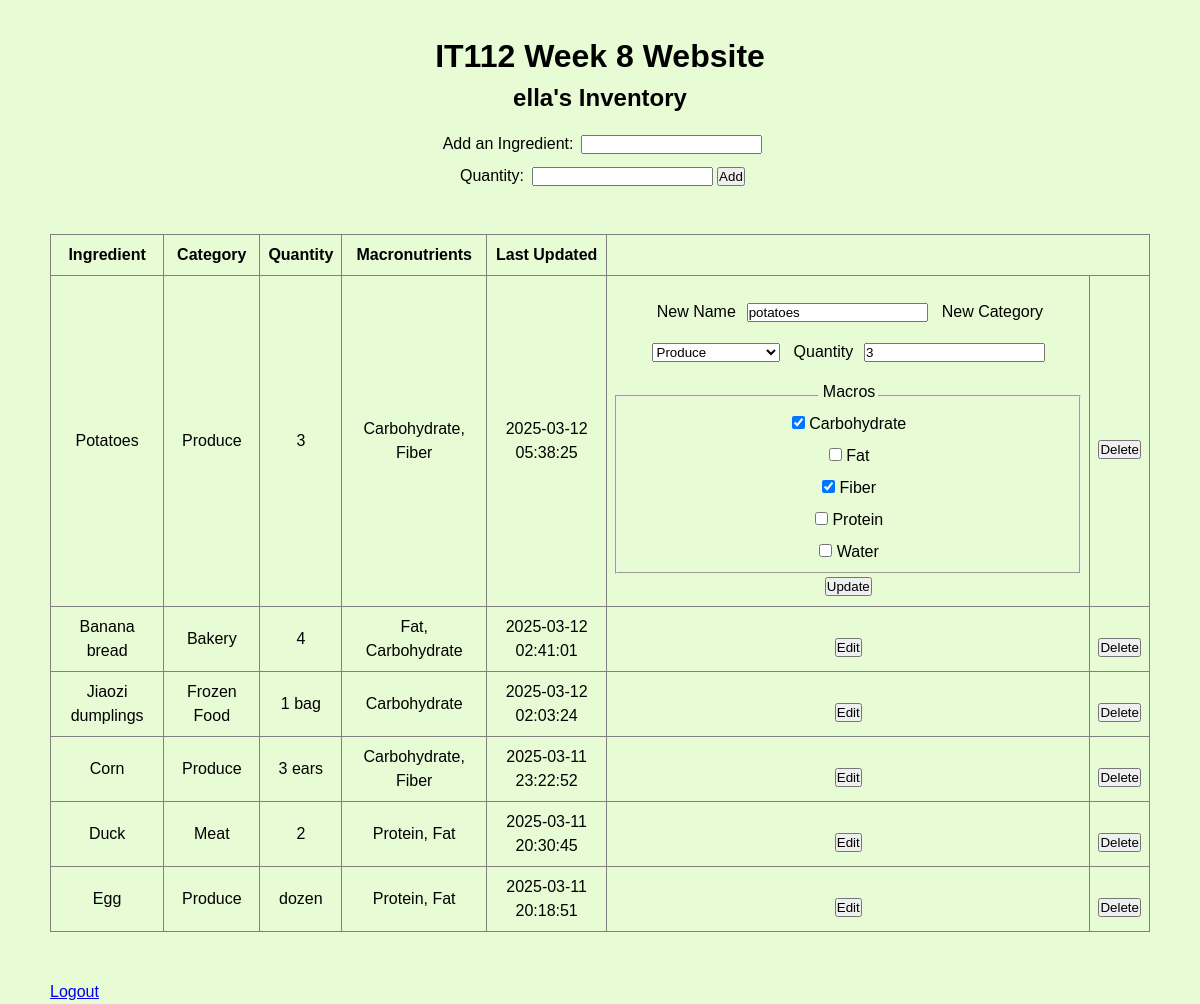
Page /inventory/update/3 (signed in) on the committed database.
### tables this page shows
CREATE TABLE inventory (
    id INTEGER PRIMARY KEY,
    quantity TEXT DEFAULT '1',
    last_updated TIMESTAMP DEFAULT (datetime('now', 'localtime')),
    category_id INT NOT NULL,
    user_id INTEGER NOT NULL,
    ingredient_id INTEGER NOT NULL,
    FOREIGN KEY (category_id) REFERENCES category(id) ON DELETE CASCADE,
    FOREIGN KEY (user_id) REFERENCES user(id) ON DELETE CASCADE,
    FOREIGN KEY (ingredient_id) REFERENCES ingredient(id)  ON DELETE CASCADE
);

CREATE TABLE macronutrient (
    id INTEGER PRIMARY KEY,
    macro_name TEXT UNIQUE NOT NULL
);

### flaskapp.py (the view)
@app.route('/inventory/update/<int:inventory_id>', methods=['GET'])
def edit_inventory(inventory_id):
    if 'username' not in session:
        return redirect(url_for('login'))
    db = get_db()
    cur = db.cursor()
    user_id = session.get('user_id')
    cur.execute("""
        SELECT inventory.id, inventory.ingredient_id, ingredient.ingredient_name,
               category.category_name, inventory.quantity
        FROM inventory
        JOIN ingredient ON inventory.ingredient_id = ingredient.id
        JOIN category ON ingredient.category_id = category.id
        WHERE inventory.id = ? AND inventory.user_id = ?
    """, (inventory_id, user_id))
    inventory_item = cur.fetchone()
    if not inventory_item:
        return redirect(url_for('index'))
    inventory_dict = {
        "id": inventory_item["id"],
        "ingredient_id": inventory_item["ingredient_id"],
        "ingredient_name": inventory_item["ingredient_name"],
        "category_name": inventory_item["category_name"],
        "quantity": inventory_item["quantity"],
    }
    cur.execute("SELECT id, macro_name FROM macronutrient ORDER BY macro_name;")
    all_macros = [(str(row["id"]), row["macro_name"]) for row in cur.fetchall()]
    cur.execute("""
        SELECT macronutrient.id
        FROM ingredient_macronutrient
        JOIN macronutrient ON ingredient_macronutrient.macronutrient_id = macronutrient.id
        WHERE ingredient_macronutrient.ingredient_id = ?
    """, (inventory_item["ingredient_id"],))
    selected_macros = [str(row["id"]) for row in cur.fetchall()]
    cur.execute("SELECT category_name FROM category ORDER BY category_name;")
    categories = [("", "Select a Category")] + [(row["category_name"], row["category_name"]) for row in cur.fetchall()]
    cur.execute("""
        SELECT inventory.id,
               ingredient.ingredient_name AS ingredient,
               category.category_name AS category,
               inventory.quantity,
               inventory.last_updated,
               GROUP_CONCAT(macronutrient.macro_name, ', ') AS macros
        FROM inventory
        JOIN ingredient ON inventory.ingredient_id = ingredient.id
        JOIN category ON ingredient.category_id = category.id
        LEFT JOIN ingredient_macronutrient ON ingredient.id = ingredient_macronutrient.ingredient_id
        LEFT JOIN macronutrient ON ingredient_macronutrient.macronutrient_id = macronutrient.id
        WHERE inventory.user_id = ?
        GROUP BY inventory.id, ingredient.ingredient_name, category.category_name, inventory.quantity, inventory.last_updated
        ORDER BY inventory.last_updated DESC;
    """, (user_id,))
    full_inventory_list = cur.fetchall()
    update_form = UpdateForm()
    update_form.new_name.data = inventory_dict['ingredient_name']
    update_form.quantity.data = inventory_dict['quantity']
    update_form.ingredient_id.data = inventory_dict["ingredient_id"]
    update_form.macros.choices = all_macros  # set available macros
    update_form.macros.data = selected_macros  # prefill
    update_form.new_category.choices = categories
    update_form.new_category.data = inventory_item['category_name']
    inventory_form = InventoryForm()
    return render_template('index.html',
                           update_form=update_form,
                           inventory_form=inventory_form,
                           inventory=inventory_dict,
                           user_inventory=full_inventory_list,
                           selected_inventory_id=inventory_id)

### forms.py (shortened to what this page needs)
class UpdateForm(FlaskForm):
    ingredient_id = HiddenField("Ingredient ID")
    new_name = StringField("New Name", validators=[DataRequired(), Length(min=2, max=50)])
    new_category = SelectField("New Category", choices=[("", "Select a Category")], validators=[DataRequired(message="Please select a category!")])
    quantity = StringField('Quantity', validators=[Optional()])
    macros = SelectMultipleField('Macros', validators=[Optional()])
    submit = SubmitField("Update")

class InventoryForm(FlaskForm):
    ingredient = StringField("Add Ingredient", validators=[DataRequired(message="There is nothing to add!"), Length(min=2, max=50, message="Hmm, not sure if that's an item.")])
    quantity = StringField("Quantity", validators=[DataRequired(message="Enter a quantity.")])
    submit = SubmitField("Add")

### flaskapp.py (called while the page is built)
def get_db():
    db = getattr(g, '_database', None)
    if db is None:
        db = g._database = sqlite3.connect(DATABASE)
        db.row_factory = sqlite3.Row
    return db

@app.teardown_appcontext
def close_connection(exception):
    db = getattr(g, '_database', None)
    if db is not None:
        db.close()

### templates/index.html (shortened to what this page needs)
<!DOCTYPE html>
<html lang="en">
<head>
    <link rel="stylesheet" href="{{ url_for('static', filename='css/style.css') }}">
</head>
<body>
    <h1>IT112 Week 8 Website</h1>
    <h2>{{ session['username'] }}'s Inventory</h2>
    {% include 'add_ingredient.html' %}
    <main>
        {% if user_inventory %}
            <table border="1">
                <thead>
                    <tr>
                        <th>Ingredient</th>
                        <th>Category</th>
                        <th>Quantity</th>
                        <th>Macronutrients</th>
                        <th>Last Updated</th>
                    </tr>
                </thead>
                <tbody>
                    {% for item in user_inventory %}
                    <tr>
                        <td>{{ item['ingredient'] | capitalize }}</td>
                        <td>{{ item['category'] }}</td>
                        <td>{{ item['quantity'] }}</td>
                        <td>{{ item['macros'] if item['macros'] else 'None' }}</td>
                        <td>{{ item['last_updated'] }}</td>
                        <td>
                            {% with inventory=item %}
                            {% include 'update_inventory.html' %}
                        {% endwith %}
                        </td>
                        <td>
                            <form action="{{ url_for('delete_inventory', inventory_id=item.id) }}" method="POST">
                                <button type="submit" onclick="return confirm('Are you sure you want to delete this item?');">Delete</button>
                            </form>
                        </td>
                    </tr>
                    {% endfor %}
                </tbody>
            </table>
        {% else %}
            <p>Your inventory is empty. Start adding ingredients!</p>
        {% endif %}
    </main>
    <a href="{{ url_for('logout') }}">Logout</a>
</body>
</html>

### templates/update_inventory.html (shortened to what this page needs)
{% if selected_inventory_id != inventory.id %}
<form method="GET" action="{{ url_for('update_inventory', inventory_id=inventory['id']) }}">
    <button type="submit">Edit</button>
</form>
{% else %}
    <form action="{{ url_for('update_inventory', inventory_id=inventory['id']) }}" method="POST">
        <label>{{ update_form.new_name.label }}</label> {{ update_form.new_name() }}
        <label>{{ update_form.new_category.label }}</label> {{ update_form.new_category() }}
        <label>{{ update_form.quantity.label }}</label> {{ update_form.quantity() }}
        <fieldset>
            <legend>{{ update_form.macros.label }}</legend>
            {% for macro in update_form.macros.choices %}
                <label>
                    <input type="checkbox" name="{{ update_form.macros.name }}" value="{{ macro[0] }}"
                        {% if macro[0] in update_form.macros.data %}checked{% endif %}>
                    {{ macro[1] }}
                </label><br>
            {% endfor %}
        </fieldset>
        {{ update_form.submit() }}
    </form>
{% endif %}

### static/css/style.css (style rules this page uses)
* { padding: 0; margin: 0; box-sizing: border-box; }
html { font-size: 100%; line-height: 1.5; font-family: 'Space Grotesk', sans-serif; background-color: #e7fcd5; }
body { display: flex; flex-direction: column; max-width: 1100px; margin: 0 auto; }
main { display: block; text-align: center; }
h1 { font-size: 2em; text-align: center; margin: 1em auto 0em; }
h2 { text-align: center; }
button { display: inline-block; }
table { margin: 1em auto 3em; border-collapse: collapse; }
td { padding: .5em; text-align: center; vertical-align: middle; }
th { padding: .5em; text-align: center; vertical-align: middle; }
form { display: inline-block; margin-top: 1em; text-align: center; }
form label { display: inline-block; margin: 0 .2em .5em .3em; }

### rows in the picture
inventory: ingredient "Potatoes", category "Produce", quantity "3", item "Carbohydrate, Fiber", last_updated "2025-03-12 05:38:25", new_name.label "New Name", new_name "potatoes", new_category.label "New Category", quantity.label "Quantity", macros.label "Macros"
macronutrient: macros "☑", macro_name "Carbohydrate"
macronutrient: macro_name "Fat"
macronutrient: macros "☑", macro_name "Fiber"
macronutrient: macro_name "Protein"
macronutrient: macro_name "Water"
inventory: ingredient "Banana bread", category "Bakery", quantity "4", item "Fat, Carbohydrate", last_updated "2025-03-12 02:41:01"
inventory: ingredient "Jiaozi dumplings", category "Frozen Food", quantity "1 bag", item "Carbohydrate", last_updated "2025-03-12 02:03:24"
inventory: ingredient "Corn", category "Produce", quantity "3 ears", item "Carbohydrate, Fiber", last_updated "2025-03-11 23:22:52"
inventory: ingredient "Duck", category "Meat", quantity "2", item "Protein, Fat", last_updated "2025-03-11 20:30:45"
inventory: ingredient "Egg", category "Produce", quantity "dozen", item "Protein, Fat", last_updated "2025-03-11 20:18:51"

### other values in the picture
{{ session['username'] }} "ella"
